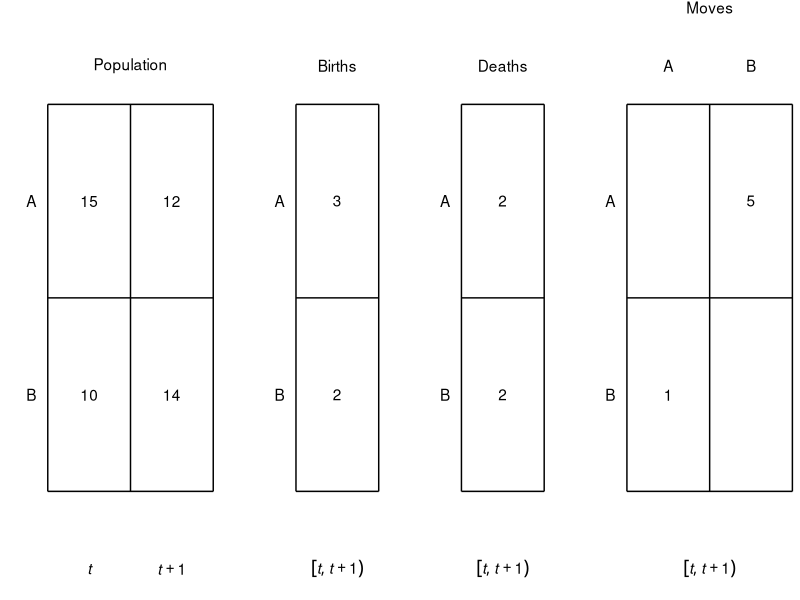

The R source for this figure:


library(ggplot2)

data_popn_box <- data.frame(x =    c(0, 2, 2, 0, 1, 0),
                            xend = c(2, 2, 0, 0, 1, 2),
                            y =    c(0, 0, 2, 2, 0, 1),
                            yend = c(0, 2, 2, 0, 2, 1))
data_popn_label <- data.frame(x = c(1, 0.5, 1.5, 0.5, 1.5, 0.5, 1.5),
                              y = c(2.2, 0.5, 0.5, 1.5, 1.5, -0.4, -0.4),
                              label = c("Population", 10, 14, 15, 12, "italic(t)", "italic(t)+1"))
data_births_box <- data.frame(x =    c(3, 4, 4, 3, 3),
                              xend = c(4, 4, 3, 3, 4),
                              y =    c(0, 0, 2, 2, 1),
                              yend = c(0, 2, 2, 0, 1))
data_births_label <- data.frame(x =  c(3.5, 3.5, 3.5,  3.5, 2.8, 2.8),
                                y =  c(2.2, 0.5, 1.5, -0.4, 0.5, 1.5),
                                label = c("Births", 2, 3, 
                                          'group("[",list(italic(t),italic(t+1)),")")',
                                          "B", "A"))
data_deaths_box <- data.frame(x =    c(5, 6, 6, 5, 5),
                              xend = c(6, 6, 5, 5, 6),
                              y =    c(0, 0, 2, 2, 1),
                              yend = c(0, 2, 2, 0, 1))
data_deaths_label <- data.frame(x =  c(5.5, 5.5, 5.5,  5.5, 4.8, 4.8),
                                y =  c(2.2, 0.5, 1.5, -0.4, 0.5, 1.5),
                                label = c("Deaths", 2, 2, 
                                          'group("[",list(italic(t),italic(t+1)),")")',
                                          "B", "A"))
data_mig_box <- data.frame(x =     c(3, 5, 5, 3, 4, 3) + 4,
                            xend = c(5, 5, 3, 3, 4, 5) + 4,
                            y =    c(0, 0, 2, 2, 0, 1),
                            yend = c(0, 2, 2, 0, 2, 1))
data_mig_label <- data.frame(x =   c(4, 3.5,  4.5, 3.5, 4.5,  4, 2.8, 2.8) + 4,
                             y =  c(2.5, 0.5, 1.5, 2.2, 2.2, -0.4, 0.5, 1.5),
                             label = c("Moves", 1, 5, "A", "B",
                                       'group("[",list(italic(t),italic(t+1)),")")',
                                       "B", "A"))

data_region_label <- data.frame(x = rep(-0.2, 2),
                                y = c(0.5, 1.5),
                                label = c("B", "A"))
                                       
p <- ggplot(data_popn_box, aes(x = x, y = y)) +
    theme_bw() +
    theme(panel.border = element_blank(),
          panel.grid.major = element_blank(),
          panel.grid.minor = element_blank(),
          axis.text = element_blank(),
          axis.ticks = element_blank()) +
    coord_cartesian(expand = FALSE,
                    clip = "off") +
    ## population
    geom_segment(aes(x = x, y = y, xend = xend, yend = yend),
                 data = data_popn_box) +
    geom_text(aes(label = label),
              data = data_popn_label,
              parse = TRUE) +
    ## births
    geom_segment(aes(x = x, y = y, xend = xend, yend = yend),
                 data = data_births_box) +
    geom_text(aes(label = label),
              data = data_births_label,
              parse = TRUE) +
    ## deaths
    geom_segment(aes(x = x, y = y, xend = xend, yend = yend),
                 data = data_deaths_box) +
    geom_text(aes(label = label),
              data = data_deaths_label,
              parse = TRUE) +
    ## mig
    geom_segment(aes(x = x, y = y, xend = xend, yend = yend),
                 data = data_mig_box) +
    geom_text(aes(label = label),
              data = data_mig_label,
              parse = TRUE) +
    ## region labels
    geom_text(aes(label = label),
              data = data_region_label) +
    ## other
    xlab("") +
    ylab("")

graphics.off()
pdf(file = "figures_accounts/fig_account_region.pdf",
    width = 5,
    height = 1.8)
plot(p)
dev.off()
